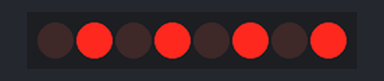
Bench run of a sketch on a simulated Arduino Uno, built with avr-gcc and run on an emulated ATmega328P. Parts: 8 shift-register outputs drawn as a row of LEDs (first output left, lit = HIGH). Wiring (inferred from the names in the program): shift register (74HC595): data pin 8; shift clock pin 10; latch pin 9. Wiring (inferred from the signals the program sends): row of LEDs: on Q0, Q1, Q2, Q3, Q4, Q5, Q6, Q7.

Above: at 0.2 s.
At 1.7 s:
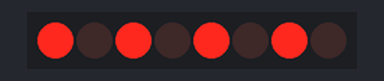
Timing chart, 0 to 3.0 s (numbered marks = the images above):
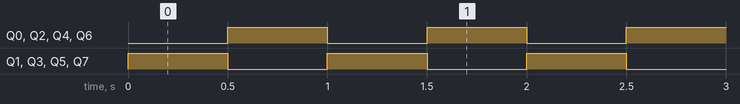

Measured:
- by itself, Q0–7: alternates HIGH for 0.50 s and LOW for 0.50 s

The sketch:

alt_shift_leds.ino
```cpp
const int SER = 8;
const int LATCH = 9;
const int CLK = 10;

void setup() {
  pinMode(SER, OUTPUT);
  pinMode(LATCH, OUTPUT);
  pinMode(CLK, OUTPUT);
}

void shift(int i){
  digitalWrite(LATCH, LOW);
  shiftOut(SER, CLK, MSBFIRST, i);
  digitalWrite(LATCH, HIGH);
}

void loop() {
  shift(B10101010);
  delay(500);
  shift(B01010101);
  delay(500);
}
```
